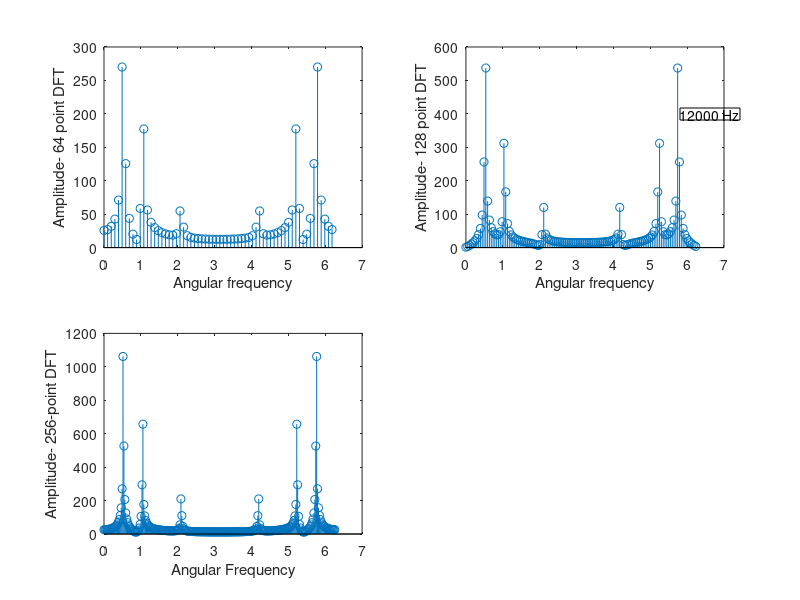
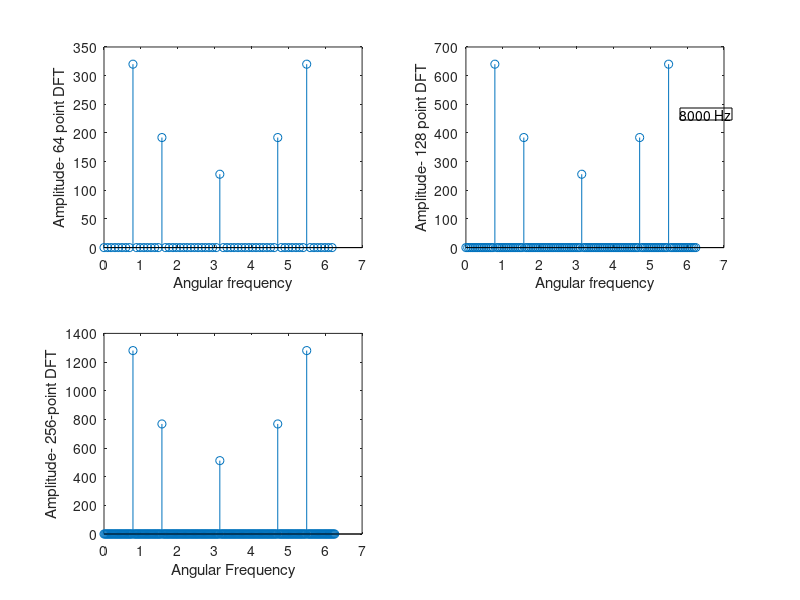
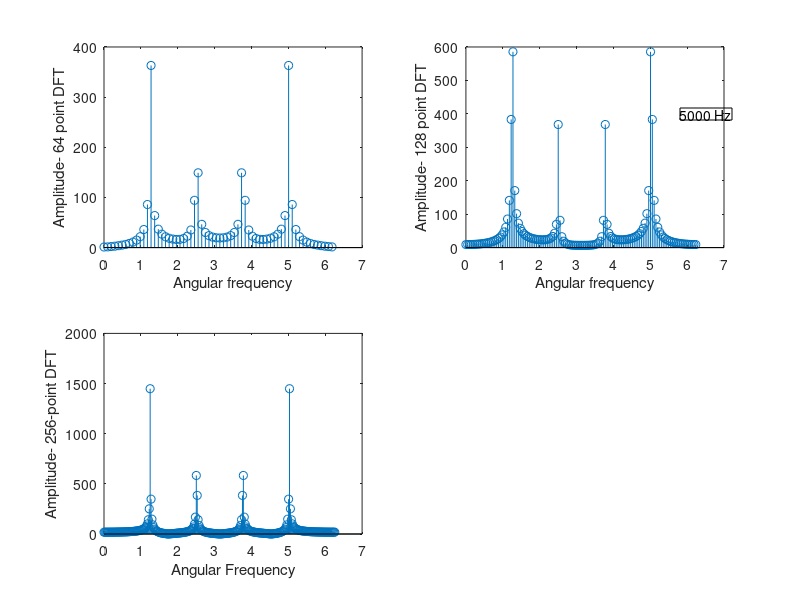
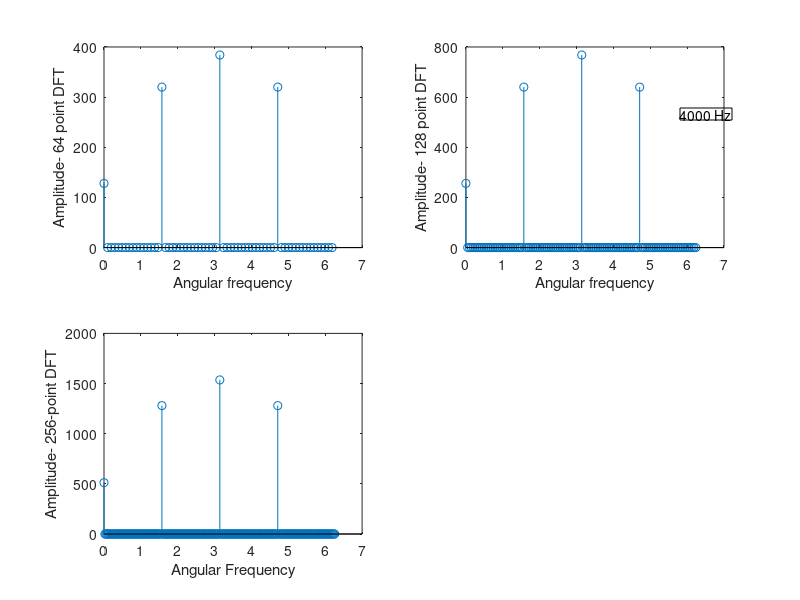

Here is the MATLAB script that generated these plots, in order:
%%%%%%%%%%%%%% PART 1 %%%%%%%%%%%%%%
% Code for Sampling of a Sinusoidal Waveform 
f=12000;% Sampling with 12KHz

x= linspace(0,1,f);
% given function and samples
y= 10*cos(2*pi*1000*x)+6*cos(2*2*pi*1000*x)+2*cos(4*2*pi*1000*x);%frequecy = 1Khz

% Computed 64,128,256 point DFT
a1=abs(fft(y(1:64)));
a2=abs(fft(y(1:128)));
a3=abs(fft(y(1:256)));

figure;
subplot(2,2,1);

p=strcat('sampling freq ',num2str(f));
annotation('textbox',[0.85 0.8 0.08 0.08],'String',strcat(num2str(f),' Hz'));
stem(0:2*pi/64:2*pi*63/64,a1);
xlabel('Angular frequency');
ylabel('Amplitude- 64 point DFT');

subplot(2,2,2);
stem(0:2*pi/128:2*pi*127/128,a2);
ylabel('Amplitude- 128 point DFT');
xlabel('Angular frequency');
subplot(2,2,3);
stem(0:2*pi/256:2*pi*255/256,a3);

ylabel('Amplitude- 256-point DFT');
xlabel('Angular Frequency');

%%%%%%%%%%%%%% PART 2 %%%%%%%%%%%%%%
% Code for Sampling at below Nyquist rate and effect of aliasing
arr=[8001,5001,4001];

for i=1:3
% Sampling with 12KHz,8KHz, 5KHz, 4 KHz frequency
x= linspace(0,1,arr(i));
% given function and samples
y= 10*cos(2*pi*1000*x)+6*cos(2*2*pi*1000*x)+2*cos(4*2*pi*1000*x);%frequecy = 1Khz
% Computed 64,128,256 point DFT

a1=abs(fft(y(1:64)));
a2=abs(fft(y(1:128)));
a3=abs(fft(y(1:256)));

figure;
title('Sampling at below Nyquist rate and effect of aliasing');
subplot(2,2,1);
p=strcat('sampling freq ',num2str(arr(i)-1));
annotation('textbox',[0.85 0.8 0.08 0.08],'String',strcat(num2str(arr(i)-1),' Hz'));
stem(0:2*pi/64:2*pi*63/64,a1);
xlabel('Angular frequency');
ylabel('Amplitude- 64 point DFT');

subplot(2,2,2);
stem(0:2*pi/128:2*pi*127/128,a2);
ylabel('Amplitude- 128 point DFT');
xlabel('Angular frequency');

subplot(2,2,3);
stem(0:2*pi/256:2*pi*255/256,a3);
ylabel('Amplitude- 256-point DFT');
xlabel('Angular Frequency');

end

%%%%%%%%%%%%%% PART 3 %%%%%%%%%%%%%%
%Code for Spectrum of a Square Wave
% Sampling of square wave of T=1 ms with sampling frequency 20kHz

ys=linspace(0,1,20001);
xsq= square(2*pi*1000*ys);%frequecy = 1Khz
xsqs= xsq(1,1:256);
z= fftshift(abs(fft(xsqs)));

figure;
plot(-128*2*pi/256:pi/128:127*pi/128,z,'r');
title('Spectrum of a Square Wave');
xlabel('Digital Frequency');
ylabel('AMPLITUDE');

%Code for Interpolation or Up sampling
% first Sampling frequency 12 KHz and then upsampling factor 2

% find the error
x=linspace(0,1,12001);
y= 2*sin(2*pi*2000*x)+3*cos(2*pi*3000*x)+5*cos(2*pi*5000*x);
y1=fft(y,256);

subplot(2,1,1);
stem(-pi:2*pi/256:127*2*pi/256,fftshift(abs(y1)));
title('Original Sequence DFT');

y2=y(1:257);
y3=zeros(1,513);
for i=1:257
 y3(1,2*i-1)=y2(i);
end
% notice that size of y3 is 513, not 512

subplot(2,1,2);
stem(-pi:2*pi/512:255*2*pi/512,fftshift(abs(fft(y3,512))));
title('DFT after padding Zeros');

y4=fft(y3,512);
y4(1,129:385)=zeros(1,257);
yi4= ifft(y4);
x=0:1/24000:1/24;
z1= 2*sin(2*pi*2000*x)+ 3*cos(2*pi*3000*x)+ 5*cos(2*pi*5000*x);
z1s= z1(1:512);

figure;

subplot(2,2,1);
stem(1:512,z1s); title('Original sequence sampled at 24 KHz');

subplot(2,2,2);
stem(1:512,yi4); title('Upsampled sequence');

subplot(2,2,3);
stem(1:512,z1s-2*yi4);title('Error');



%%%%%%%%%%%%%% Additional Question %%%%%%%%%%%%%%
xlabel('Time ------>');ylabel('Magnitude ------>');t=0:1/20000:10;
s=square(2*pi*1000*t);
S=fft(s,256);
sz=S;
sz(1,36:39)=[0 0 0 0];
sz(1,217:220)=[0 0 0 0];
szr= ifft(sz);
s_abs=abs(S);
s1=ifft(S);

error=s(1:256)-s1;

subplot(2,2,1);
plot(t(1:256),s(1:256));
xlabel('Time ------>');ylabel('Amplitude ------>');
title('Original Signal: Square Wave Sampled at 20KhZ');
axis([0 .01 -2 2]);

subplot(2,2,2);
plot((-128:127)*10/128,fftshift(s_abs));
xlabel('Frequency (in KHz)------>');ylabel('Magnitude ------>');
title('DFT of Square Wave');

subplot(2,2,3);
plot(t(1:256),s1);axis([0 .01 -2 2]);
xlabel('Time ------>');ylabel('Amplitude ------>');
title('Recovered Signal');

subplot(2,2,4);
plot(1:256,error);
xlabel('Time ------>');ylabel('Magnitude ------>');
title('Error between Original Signal and Recovered Signal');

figure;
plot(t(1:256),szr);
axis([0 0.01 -2 2]);
title('Square wave after removing 3KHz component');
xlabel('time------>');
ylabel('Amplitude------>');

ms=rms(error);